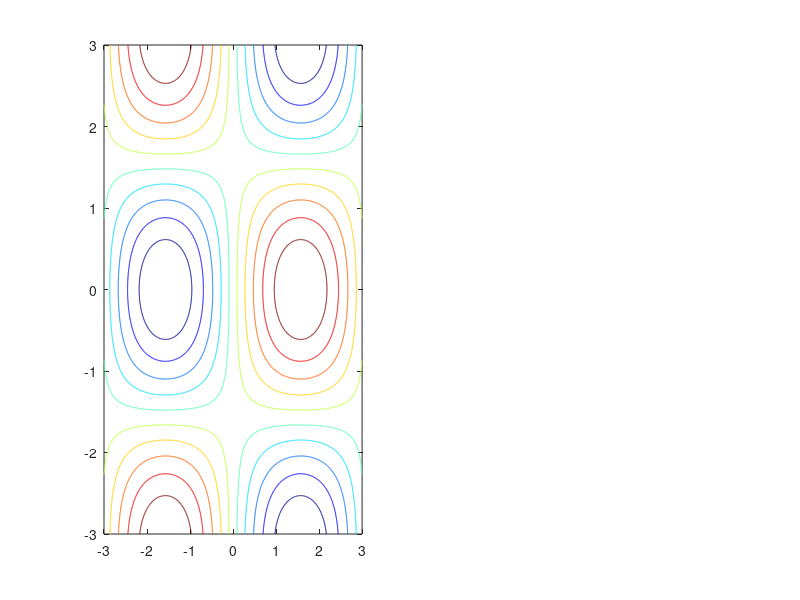

This chart was generated by the following MATLAB code: (Note: this script raises an error after producing the figure.)
%% Assignment 12 - Exercice 3
clear; clc; clf;

%% define function

v = linspace(-3,3,1000);
[X,Y] = meshgrid(v);

Z = sin(X).*cos(Y);

%% interpolate along circle
r = 2;

theta = 0:0.01:2*pi;
x1 = r*cos(theta);
y1= r*sin(theta);

zi = interp2(X,Y,Z,x1,y1);

%% plot
subplot(121);
contour(v,v,Z);
colormap('jet');
hold on;
circle(0,0,r);
hold off;

subplot(122);
plot(theta,zi);
grid on;
title('Function along circle');
xlabel('\theta [rad]');

